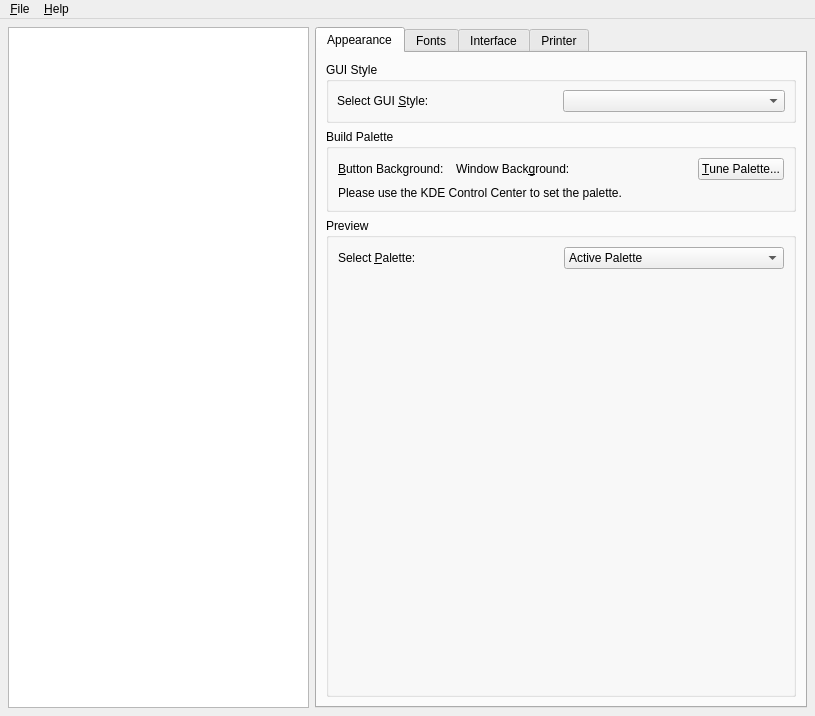
<?xml version="1.0" encoding="UTF-8"?>
<ui version="4.0">
 <comment>*********************************************************************
**
** Copyright (C) 2014 Digia Plc and/or its subsidiary(-ies).
** Contact: http://www.qt-project.org/legal
**
** This file is part of the tools applications of the Qt Toolkit.
**
** $QT_BEGIN_LICENSE:LGPL21$
** Commercial License Usage
** Licensees holding valid commercial Qt licenses may use this file in
** accordance with the commercial license agreement provided with the
** Software or, alternatively, in accordance with the terms contained in
** a written agreement between you and Digia. For licensing terms and
** conditions see http://qt.digia.com/licensing. For further information
** use the contact form at http://qt.digia.com/contact-us.
**
** GNU Lesser General Public License Usage
** Alternatively, this file may be used under the terms of the GNU Lesser
** General Public License version 2.1 or version 3 as published by the Free
** Software Foundation and appearing in the file LICENSE.LGPLv21 and
** LICENSE.LGPLv3 included in the packaging of this file. Please review the
** following information to ensure the GNU Lesser General Public License
** requirements will be met: https://www.gnu.org/licenses/lgpl.html and
** http://www.gnu.org/licenses/old-licenses/lgpl-2.1.html.
**
** In addition, as a special exception, Digia gives you certain additional
** rights. These rights are described in the Digia Qt LGPL Exception
** version 1.1, included in the file LGPL_EXCEPTION.txt in this package.
**
** $QT_END_LICENSE$
**
*********************************************************************</comment>
 <class>MainWindow</class>
 <widget class="QMainWindow" name="MainWindow">
  <property name="geometry">
   <rect>
    <x>0</x>
    <y>0</y>
    <width>815</width>
    <height>716</height>
   </rect>
  </property>
  <property name="windowTitle">
   <string>Qt Configuration</string>
  </property>
  <widget class="QWidget" name="widget">
   <layout class="QGridLayout" name="gridLayout">
    <property name="margin">
     <number>8</number>
    </property>
    <item row="0" column="0">
     <widget class="QTextEdit" name="helpView">
      <property name="minimumSize">
       <size>
        <width>200</width>
        <height>0</height>
       </size>
      </property>
      <property name="readOnly">
       <bool>true</bool>
      </property>
     </widget>
    </item>
    <item row="0" column="1">
     <widget class="QTabWidget" name="mainTabWidget">
      <property name="currentIndex">
       <number>0</number>
      </property>
      <widget class="QWidget" name="appearanceTab">
       <attribute name="title">
        <string>Appearance</string>
       </attribute>
       <layout class="QGridLayout" name="gridLayout_5">
        <item row="0" column="0">
         <widget class="QGroupBox" name="guiStyleGroup">
          <property name="sizePolicy">
           <sizepolicy hsizetype="Minimum" vsizetype="Preferred">
            <horstretch>0</horstretch>
            <verstretch>0</verstretch>
           </sizepolicy>
          </property>
          <property name="minimumSize">
           <size>
            <width>0</width>
            <height>0</height>
           </size>
          </property>
          <property name="title">
           <string>GUI Style</string>
          </property>
          <layout class="QHBoxLayout">
           <property name="spacing">
            <number>4</number>
           </property>
           <property name="margin">
            <number>8</number>
           </property>
           <item>
            <widget class="QLabel" name="guiStyleLabel">
             <property name="minimumSize">
              <size>
               <width>0</width>
               <height>0</height>
              </size>
             </property>
             <property name="text">
              <string>Select GUI &amp;Style:</string>
             </property>
             <property name="buddy">
              <cstring>guiStyleCombo</cstring>
             </property>
            </widget>
           </item>
           <item>
            <widget class="QComboBox" name="guiStyleCombo"/>
           </item>
          </layout>
         </widget>
        </item>
        <item row="3" column="0">
         <widget class="QGroupBox" name="previewGroup">
          <property name="sizePolicy">
           <sizepolicy hsizetype="Preferred" vsizetype="Expanding">
            <horstretch>0</horstretch>
            <verstretch>0</verstretch>
           </sizepolicy>
          </property>
          <property name="title">
           <string>Preview</string>
          </property>
          <layout class="QGridLayout" name="gridLayout_4">
           <item row="0" column="0">
            <widget class="QLabel" name="paletteLabel">
             <property name="text">
              <string>Select &amp;Palette:</string>
             </property>
             <property name="buddy">
              <cstring>paletteCombo</cstring>
             </property>
            </widget>
           </item>
           <item row="0" column="1">
            <widget class="QComboBox" name="paletteCombo">
             <item>
              <property name="text">
               <string>Active Palette</string>
              </property>
             </item>
             <item>
              <property name="text">
               <string>Inactive Palette</string>
              </property>
             </item>
             <item>
              <property name="text">
               <string>Disabled Palette</string>
              </property>
             </item>
            </widget>
           </item>
           <item row="1" column="0" colspan="2">
            <widget class="PreviewFrame" name="previewFrame" native="true">
             <property name="sizePolicy">
              <sizepolicy hsizetype="Expanding" vsizetype="Expanding">
               <horstretch>0</horstretch>
               <verstretch>0</verstretch>
              </sizepolicy>
             </property>
             <property name="minimumSize">
              <size>
               <width>410</width>
               <height>260</height>
              </size>
             </property>
            </widget>
           </item>
          </layout>
         </widget>
        </item>
        <item row="1" column="0">
         <widget class="QGroupBox" name="buildPaletteGroup">
          <property name="sizePolicy">
           <sizepolicy hsizetype="Preferred" vsizetype="Maximum">
            <horstretch>0</horstretch>
            <verstretch>0</verstretch>
           </sizepolicy>
          </property>
          <property name="minimumSize">
           <size>
            <width>400</width>
            <height>0</height>
           </size>
          </property>
          <property name="title">
           <string>Build Palette</string>
          </property>
          <layout class="QVBoxLayout" name="verticalLayout_2">
           <item>
            <widget class="QWidget" name="colorConfig" native="true">
             <layout class="QHBoxLayout" name="horizontalLayout_2">
              <property name="margin">
               <number>0</number>
              </property>
              <item>
               <widget class="QLabel" name="labelMainColor">
                <property name="text">
                 <string>&amp;Button Background:</string>
                </property>
                <property name="buddy">
                 <cstring>buttonMainColor</cstring>
                </property>
               </widget>
              </item>
              <item>
               <widget class="ColorButton" name="buttonMainColor" native="true"/>
              </item>
              <item>
               <widget class="QLabel" name="labelWindowColor">
                <property name="sizePolicy">
                 <sizepolicy hsizetype="Minimum" vsizetype="Minimum">
                  <horstretch>0</horstretch>
                  <verstretch>0</verstretch>
                 </sizepolicy>
                </property>
                <property name="minimumSize">
                 <size>
                  <width>50</width>
                  <height>0</height>
                 </size>
                </property>
                <property name="lineWidth">
                 <number>1</number>
                </property>
                <property name="midLineWidth">
                 <number>0</number>
                </property>
                <property name="text">
                 <string>Window Back&amp;ground:</string>
                </property>
                <property name="alignment">
                 <set>Qt::AlignVCenter</set>
                </property>
                <property name="margin">
                 <number>0</number>
                </property>
                <property name="buddy">
                 <cstring>buttonWindowColor</cstring>
                </property>
               </widget>
              </item>
              <item>
               <widget class="ColorButton" name="buttonWindowColor" native="true"/>
              </item>
              <item>
               <spacer name="spacer">
                <property name="orientation">
                 <enum>Qt::Horizontal</enum>
                </property>
                <property name="sizeType">
                 <enum>QSizePolicy::Expanding</enum>
                </property>
                <property name="sizeHint" stdset="0">
                 <size>
                  <width>70</width>
                  <height>20</height>
                 </size>
                </property>
               </spacer>
              </item>
              <item>
               <widget class="QPushButton" name="tunePaletteButton">
                <property name="text">
                 <string>&amp;Tune Palette...</string>
                </property>
               </widget>
              </item>
             </layout>
            </widget>
           </item>
           <item>
            <widget class="QLabel" name="kdeNoteLabel">
             <property name="text">
              <string>Please use the KDE Control Center to set the palette.</string>
             </property>
            </widget>
           </item>
          </layout>
         </widget>
        </item>
       </layout>
      </widget>
      <widget class="QWidget" name="fontsTab">
       <attribute name="title">
        <string>Fonts</string>
       </attribute>
       <layout class="QVBoxLayout">
        <item>
         <widget class="QGroupBox" name="defaultFontGroup">
          <property name="title">
           <string>Default Font</string>
          </property>
          <layout class="QGridLayout">
           <property name="margin">
            <number>8</number>
           </property>
           <property name="spacing">
            <number>4</number>
           </property>
           <item row="1" column="1">
            <widget class="QComboBox" name="fontStyleCombo">
             <property name="autoCompletion">
              <bool>true</bool>
             </property>
             <property name="duplicatesEnabled">
              <bool>false</bool>
             </property>
            </widget>
           </item>
           <item row="0" column="1">
            <widget class="QComboBox" name="fontFamilyCombo">
             <property name="autoCompletion">
              <bool>true</bool>
             </property>
             <property name="duplicatesEnabled">
              <bool>false</bool>
             </property>
            </widget>
           </item>
           <item row="2" column="1">
            <widget class="QComboBox" name="pointSizeCombo">
             <property name="editable">
              <bool>true</bool>
             </property>
             <property name="autoCompletion">
              <bool>true</bool>
             </property>
             <property name="duplicatesEnabled">
              <bool>false</bool>
             </property>
            </widget>
           </item>
           <item row="1" column="0">
            <widget class="QLabel" name="fontStyleLabel">
             <property name="text">
              <string>&amp;Style:</string>
             </property>
             <property name="buddy">
              <cstring>fontStyleCombo</cstring>
             </property>
            </widget>
           </item>
           <item row="2" column="0">
            <widget class="QLabel" name="pointSizeLabel">
             <property name="text">
              <string>&amp;Point Size:</string>
             </property>
             <property name="buddy">
              <cstring>pointSizeCombo</cstring>
             </property>
            </widget>
           </item>
           <item row="0" column="0">
            <widget class="QLabel" name="fontFamilyLabel">
             <property name="text">
              <string>F&amp;amily:</string>
             </property>
             <property name="buddy">
              <cstring>fontFamilyCombo</cstring>
             </property>
            </widget>
           </item>
           <item row="3" column="0" colspan="2">
            <widget class="QLineEdit" name="sampleLineEdit">
             <property name="text">
              <string>Sample Text</string>
             </property>
             <property name="alignment">
              <set>Qt::AlignHCenter</set>
             </property>
            </widget>
           </item>
          </layout>
         </widget>
        </item>
        <item>
         <widget class="QGroupBox" name="fontSubstitutionGroup">
          <property name="title">
           <string>Font Substitution</string>
          </property>
          <layout class="QVBoxLayout">
           <property name="spacing">
            <number>4</number>
           </property>
           <property name="margin">
            <number>8</number>
           </property>
           <item>
            <layout class="QHBoxLayout">
             <property name="spacing">
              <number>4</number>
             </property>
             <property name="margin">
              <number>0</number>
             </property>
             <item>
              <widget class="QLabel" name="familySubstitutionLabel">
               <property name="text">
                <string>S&amp;elect or Enter a Family:</string>
               </property>
               <property name="buddy">
                <cstring>familySubstitutionCombo</cstring>
               </property>
              </widget>
             </item>
             <item>
              <widget class="QComboBox" name="familySubstitutionCombo">
               <property name="editable">
                <bool>true</bool>
               </property>
               <property name="autoCompletion">
                <bool>true</bool>
               </property>
               <property name="duplicatesEnabled">
                <bool>false</bool>
               </property>
              </widget>
             </item>
            </layout>
           </item>
           <item>
            <widget class="Line" name="Line1">
             <property name="frameShape">
              <enum>QFrame::HLine</enum>
             </property>
             <property name="frameShadow">
              <enum>QFrame::Sunken</enum>
             </property>
             <property name="orientation">
              <enum>Qt::Horizontal</enum>
             </property>
            </widget>
           </item>
           <item>
            <widget class="QLabel" name="substitutionsLabel">
             <property name="text">
              <string>Current Substitutions:</string>
             </property>
            </widget>
           </item>
           <item>
            <widget class="QListWidget" name="substitutionsListBox"/>
           </item>
           <item>
            <layout class="QHBoxLayout">
             <property name="spacing">
              <number>4</number>
             </property>
             <property name="margin">
              <number>0</number>
             </property>
             <item>
              <widget class="QPushButton" name="upSubstitutionButton">
               <property name="text">
                <string>Up</string>
               </property>
              </widget>
             </item>
             <item>
              <widget class="QPushButton" name="downSubstitutionButton">
               <property name="text">
                <string>Down</string>
               </property>
              </widget>
             </item>
             <item>
              <widget class="QPushButton" name="removeSubstitutionButton">
               <property name="text">
                <string>Remove</string>
               </property>
              </widget>
             </item>
            </layout>
           </item>
           <item>
            <widget class="Line" name="Line2">
             <property name="frameShape">
              <enum>QFrame::HLine</enum>
             </property>
             <property name="frameShadow">
              <enum>QFrame::Sunken</enum>
             </property>
             <property name="orientation">
              <enum>Qt::Horizontal</enum>
             </property>
            </widget>
           </item>
           <item>
            <layout class="QHBoxLayout">
             <property name="spacing">
              <number>4</number>
             </property>
             <property name="margin">
              <number>0</number>
             </property>
             <item>
              <widget class="QLabel" name="chooseSubstitutionLabel">
               <property name="text">
                <string>Select s&amp;ubstitute Family:</string>
               </property>
               <property name="buddy">
                <cstring>chooseSubstitutionCombo</cstring>
               </property>
              </widget>
             </item>
             <item>
              <widget class="QComboBox" name="chooseSubstitutionCombo">
               <property name="autoCompletion">
                <bool>true</bool>
               </property>
               <property name="duplicatesEnabled">
                <bool>false</bool>
               </property>
              </widget>
             </item>
             <item>
              <widget class="QPushButton" name="addSubstitutionButton">
               <property name="text">
                <string>Add</string>
               </property>
              </widget>
             </item>
            </layout>
           </item>
          </layout>
         </widget>
        </item>
       </layout>
      </widget>
      <widget class="QWidget" name="interfaceTab">
       <attribute name="title">
        <string>Interface</string>
       </attribute>
       <layout class="QVBoxLayout">
        <item>
         <widget class="QGroupBox" name="feelSettingsGroup">
          <property name="title">
           <string>Feel Settings</string>
          </property>
          <layout class="QGridLayout">
           <property name="margin">
            <number>8</number>
           </property>
           <property name="spacing">
            <number>4</number>
           </property>
           <item row="0" column="1">
            <widget class="QSpinBox" name="doubleClickIntervalSpinBox">
             <property name="suffix">
              <string> ms</string>
             </property>
             <property name="minimum">
              <number>10</number>
             </property>
             <property name="maximum">
              <number>10000</number>
             </property>
            </widget>
           </item>
           <item row="0" column="0">
            <widget class="QLabel" name="doubleClickIntervalLabel">
             <property name="text">
              <string>&amp;Double Click Interval:</string>
             </property>
             <property name="buddy">
              <cstring>doubleClickIntervalSpinBox</cstring>
             </property>
            </widget>
           </item>
           <item row="1" column="1">
            <widget class="QSpinBox" name="cursorFlashTimeSpinBox">
             <property name="specialValueText">
              <string>No blinking</string>
             </property>
             <property name="suffix">
              <string> ms</string>
             </property>
             <property name="minimum">
              <number>9</number>
             </property>
             <property name="maximum">
              <number>10000</number>
             </property>
            </widget>
           </item>
           <item row="1" column="0">
            <widget class="QLabel" name="cursorFlashTimeLabel">
             <property name="text">
              <string>&amp;Cursor Flash Time:</string>
             </property>
             <property name="buddy">
              <cstring>cursorFlashTimeSpinBox</cstring>
             </property>
            </widget>
           </item>
           <item row="2" column="1">
            <widget class="QSpinBox" name="wheelScrollLinesSpinBox">
             <property name="suffix">
              <string> lines</string>
             </property>
             <property name="minimum">
              <number>1</number>
             </property>
             <property name="maximum">
              <number>20</number>
             </property>
            </widget>
           </item>
           <item row="2" column="0">
            <widget class="QLabel" name="wheelScrollLinesLabel">
             <property name="text">
              <string>Wheel &amp;Scroll Lines:</string>
             </property>
             <property name="buddy">
              <cstring>wheelScrollLinesSpinBox</cstring>
             </property>
            </widget>
           </item>
           <item row="3" column="0" colspan="2">
            <widget class="QCheckBox" name="resolveLinksCheckBox">
             <property name="text">
              <string>Resolve symlinks in URLs</string>
             </property>
            </widget>
           </item>
          </layout>
         </widget>
        </item>
        <item>
         <widget class="QGroupBox" name="guiEffectsGroup">
          <property name="title">
           <string>GUI Effects</string>
          </property>
          <layout class="QVBoxLayout">
           <property name="spacing">
            <number>4</number>
           </property>
           <property name="margin">
            <number>8</number>
           </property>
           <item>
            <widget class="QCheckBox" name="effectsCheckBox">
             <property name="text">
              <string>&amp;Enable</string>
             </property>
             <property name="shortcut">
              <string>Alt+E</string>
             </property>
            </widget>
           </item>
           <item>
            <widget class="QFrame" name="effectsFrame">
             <layout class="QGridLayout">
              <property name="spacing">
               <number>4</number>
              </property>
              <item row="0" column="0">
               <widget class="QLabel" name="menuEffectLabel">
                <property name="text">
                 <string>&amp;Menu Effect:</string>
                </property>
                <property name="buddy">
                 <cstring>menuEffectCombo</cstring>
                </property>
               </widget>
              </item>
              <item row="1" column="0">
               <widget class="QLabel" name="comboEffectLabel">
                <property name="text">
                 <string>C&amp;omboBox Effect:</string>
                </property>
                <property name="buddy">
                 <cstring>comboEffectCombo</cstring>
                </property>
               </widget>
              </item>
              <item row="2" column="0">
               <widget class="QLabel" name="toolTipEffectLabel">
                <property name="text">
                 <string>&amp;ToolTip Effect:</string>
                </property>
                <property name="buddy">
                 <cstring>toolTipEffectCombo</cstring>
                </property>
               </widget>
              </item>
              <item row="3" column="0">
               <widget class="QLabel" name="toolBoxEffectLabel">
                <property name="text">
                 <string>Tool&amp;Box Effect:</string>
                </property>
                <property name="buddy">
                 <cstring>toolBoxEffectCombo</cstring>
                </property>
               </widget>
              </item>
              <item row="0" column="1">
               <widget class="QComboBox" name="menuEffectCombo">
                <property name="currentIndex">
                 <number>0</number>
                </property>
                <property name="autoCompletion">
                 <bool>true</bool>
                </property>
                <item>
                 <property name="text">
                  <string>Disable</string>
                 </property>
                </item>
                <item>
                 <property name="text">
                  <string>Animate</string>
                 </property>
                </item>
                <item>
                 <property name="text">
                  <string>Fade</string>
                 </property>
                </item>
               </widget>
              </item>
              <item row="1" column="1">
               <widget class="QComboBox" name="comboEffectCombo">
                <item>
                 <property name="text">
                  <string>Disable</string>
                 </property>
                </item>
                <item>
                 <property name="text">
                  <string>Animate</string>
                 </property>
                </item>
               </widget>
              </item>
              <item row="2" column="1">
               <widget class="QComboBox" name="toolTipEffectCombo">
                <item>
                 <property name="text">
                  <string>Disable</string>
                 </property>
                </item>
                <item>
                 <property name="text">
                  <string>Animate</string>
                 </property>
                </item>
                <item>
                 <property name="text">
                  <string>Fade</string>
                 </property>
                </item>
               </widget>
              </item>
              <item row="3" column="1">
               <widget class="QComboBox" name="toolBoxEffectCombo">
                <item>
                 <property name="text">
                  <string>Disable</string>
                 </property>
                </item>
                <item>
                 <property name="text">
                  <string>Animate</string>
                 </property>
                </item>
               </widget>
              </item>
             </layout>
            </widget>
           </item>
          </layout>
         </widget>
        </item>
        <item>
         <widget class="QGroupBox" name="globalStrutGroup">
          <property name="title">
           <string>Global Strut</string>
          </property>
          <layout class="QGridLayout">
           <property name="margin">
            <number>8</number>
           </property>
           <property name="spacing">
            <number>4</number>
           </property>
           <item row="0" column="0">
            <widget class="QLabel" name="strutWidthLabel">
             <property name="text">
              <string>Minimum &amp;Width:</string>
             </property>
             <property name="buddy">
              <cstring>strutWidthSpinBox</cstring>
             </property>
            </widget>
           </item>
           <item row="1" column="0">
            <widget class="QLabel" name="strutHeightLabel">
             <property name="text">
              <string>Minimum Hei&amp;ght:</string>
             </property>
             <property name="buddy">
              <cstring>strutHeightSpinBox</cstring>
             </property>
            </widget>
           </item>
           <item row="0" column="1">
            <widget class="QSpinBox" name="strutWidthSpinBox">
             <property name="suffix">
              <string> pixels</string>
             </property>
             <property name="maximum">
              <number>1000</number>
             </property>
            </widget>
           </item>
           <item row="1" column="1">
            <widget class="QSpinBox" name="strutHeightSpinBox">
             <property name="suffix">
              <string> pixels</string>
             </property>
             <property name="maximum">
              <number>1000</number>
             </property>
            </widget>
           </item>
          </layout>
         </widget>
        </item>
        <item>
         <widget class="QCheckBox" name="rtlExtensionsCheckBox">
          <property name="text">
           <string>Enhanced support for languages written right-to-left</string>
          </property>
         </widget>
        </item>
        <item>
         <widget class="QLabel" name="inputStyleLabel">
          <property name="text">
           <string>XIM Input Style:</string>
          </property>
         </widget>
        </item>
        <item>
         <widget class="QComboBox" name="inputStyleCombo">
          <property name="currentIndex">
           <number>0</number>
          </property>
          <item>
           <property name="text">
            <string>On The Spot</string>
           </property>
          </item>
          <item>
           <property name="text">
            <string>Over The Spot</string>
           </property>
          </item>
          <item>
           <property name="text">
            <string>Off The Spot</string>
           </property>
          </item>
          <item>
           <property name="text">
            <string>Root</string>
           </property>
          </item>
         </widget>
        </item>
        <item>
         <widget class="QLabel" name="inputMethodLabel">
          <property name="text">
           <string>Default Input Method:</string>
          </property>
         </widget>
        </item>
        <item>
         <widget class="QComboBox" name="inputMethodCombo">
          <property name="currentIndex">
           <number>-1</number>
          </property>
         </widget>
        </item>
        <item>
         <spacer>
          <property name="orientation">
           <enum>Qt::Vertical</enum>
          </property>
          <property name="sizeType">
           <enum>QSizePolicy::Expanding</enum>
          </property>
          <property name="sizeHint" stdset="0">
           <size>
            <width>20</width>
            <height>40</height>
           </size>
          </property>
         </spacer>
        </item>
       </layout>
      </widget>
      <widget class="QWidget" name="printerTab">
       <attribute name="title">
        <string>Printer</string>
       </attribute>
       <layout class="QVBoxLayout">
        <item>
         <widget class="QCheckBox" name="fontEmbeddingCheckBox">
          <property name="text">
           <string>Enable Font embedding</string>
          </property>
          <property name="checked">
           <bool>true</bool>
          </property>
         </widget>
        </item>
        <item>
         <widget class="QGroupBox" name="fontPathsGroup">
          <property name="sizePolicy">
           <sizepolicy hsizetype="Preferred" vsizetype="Expanding">
            <horstretch>0</horstretch>
            <verstretch>0</verstretch>
           </sizepolicy>
          </property>
          <property name="title">
           <string>Font Paths</string>
          </property>
          <layout class="QVBoxLayout">
           <property name="spacing">
            <number>4</number>
           </property>
           <property name="margin">
            <number>8</number>
           </property>
           <item>
            <layout class="QGridLayout">
             <property name="margin">
              <number>0</number>
             </property>
             <property name="spacing">
              <number>4</number>
             </property>
             <item row="1" column="0">
              <widget class="QPushButton" name="upFontpathButton">
               <property name="text">
                <string>Up</string>
               </property>
              </widget>
             </item>
             <item row="1" column="2">
              <widget class="QPushButton" name="removeFontpathButton">
               <property name="text">
                <string>Remove</string>
               </property>
              </widget>
             </item>
             <item row="1" column="1">
              <widget class="QPushButton" name="downFontpathButton">
               <property name="text">
                <string>Down</string>
               </property>
              </widget>
             </item>
             <item row="0" column="0" colspan="3">
              <widget class="QListWidget" name="fontpathListBox"/>
             </item>
            </layout>
           </item>
           <item>
            <layout class="QGridLayout">
             <property name="margin">
              <number>0</number>
             </property>
             <property name="spacing">
              <number>4</number>
             </property>
             <item row="2" column="0">
              <spacer>
               <property name="orientation">
                <enum>Qt::Horizontal</enum>
               </property>
               <property name="sizeType">
                <enum>QSizePolicy::Minimum</enum>
               </property>
               <property name="sizeHint" stdset="0">
                <size>
                 <width>20</width>
                 <height>20</height>
                </size>
               </property>
              </spacer>
             </item>
             <item row="2" column="2">
              <widget class="QPushButton" name="addFontPathButton">
               <property name="text">
                <string>Add</string>
               </property>
              </widget>
             </item>
             <item row="2" column="1">
              <widget class="QPushButton" name="browseFontPathButton">
               <property name="text">
                <string>Browse...</string>
               </property>
              </widget>
             </item>
             <item row="0" column="0" colspan="3">
              <widget class="QLabel" name="browseFontPathLabel">
               <property name="text">
                <string>Press the &lt;b&gt;Browse&lt;/b&gt; button or enter a directory and press Enter to add them to the list.</string>
               </property>
              </widget>
             </item>
             <item row="1" column="0" colspan="3">
              <widget class="QLineEdit" name="fontPathLineEdit"/>
             </item>
            </layout>
           </item>
          </layout>
         </widget>
        </item>
       </layout>
      </widget>
     </widget>
    </item>
   </layout>
  </widget>
  <widget class="QMenuBar" name="mainMenu">
   <property name="geometry">
    <rect>
     <x>0</x>
     <y>0</y>
     <width>815</width>
     <height>19</height>
    </rect>
   </property>
   <widget class="QMenu" name="fileMenu">
    <property name="geometry">
     <rect>
      <x>203</x>
      <y>114</y>
      <width>161</width>
      <height>110</height>
     </rect>
    </property>
    <property name="title">
     <string>&amp;File</string>
    </property>
    <addaction name="fileSaveAction"/>
    <addaction name="separator"/>
    <addaction name="fileExitAction"/>
   </widget>
   <widget class="QMenu" name="saveMenu">
    <property name="geometry">
     <rect>
      <x>543</x>
      <y>98</y>
      <width>161</width>
      <height>106</height>
     </rect>
    </property>
    <property name="title">
     <string>&amp;Help</string>
    </property>
    <addaction name="helpAboutAction"/>
    <addaction name="helpAboutQtAction"/>
   </widget>
   <addaction name="fileMenu"/>
   <addaction name="separator"/>
   <addaction name="saveMenu"/>
  </widget>
  <action name="fileSaveAction">
   <property name="text">
    <string>&amp;Save</string>
   </property>
   <property name="iconText">
    <string>Save</string>
   </property>
   <property name="shortcut">
    <string>Ctrl+S</string>
   </property>
  </action>
  <action name="fileExitAction">
   <property name="text">
    <string>E&amp;xit</string>
   </property>
   <property name="iconText">
    <string>Exit</string>
   </property>
   <property name="shortcut">
    <string>Ctrl+Q</string>
   </property>
  </action>
  <action name="helpAboutAction">
   <property name="text">
    <string>&amp;About</string>
   </property>
   <property name="iconText">
    <string>About</string>
   </property>
   <property name="shortcut">
    <string/>
   </property>
  </action>
  <action name="helpAboutQtAction">
   <property name="text">
    <string>About &amp;Qt</string>
   </property>
   <property name="iconText">
    <string>About Qt</string>
   </property>
  </action>
 </widget>
 <customwidgets>
  <customwidget>
   <class>ColorButton</class>
   <extends></extends>
   <header>colorbutton.h</header>
  </customwidget>
  <customwidget>
   <class>PreviewFrame</class>
   <extends></extends>
   <header>previewframe.h</header>
  </customwidget>
 </customwidgets>
 <tabstops>
  <tabstop>helpView</tabstop>
  <tabstop>mainTabWidget</tabstop>
  <tabstop>guiStyleCombo</tabstop>
  <tabstop>tunePaletteButton</tabstop>
  <tabstop>paletteCombo</tabstop>
  <tabstop>fontFamilyCombo</tabstop>
  <tabstop>fontStyleCombo</tabstop>
  <tabstop>pointSizeCombo</tabstop>
  <tabstop>sampleLineEdit</tabstop>
  <tabstop>familySubstitutionCombo</tabstop>
  <tabstop>substitutionsListBox</tabstop>
  <tabstop>upSubstitutionButton</tabstop>
  <tabstop>downSubstitutionButton</tabstop>
  <tabstop>removeSubstitutionButton</tabstop>
  <tabstop>chooseSubstitutionCombo</tabstop>
  <tabstop>addSubstitutionButton</tabstop>
  <tabstop>doubleClickIntervalSpinBox</tabstop>
  <tabstop>cursorFlashTimeSpinBox</tabstop>
  <tabstop>wheelScrollLinesSpinBox</tabstop>
  <tabstop>resolveLinksCheckBox</tabstop>
  <tabstop>effectsCheckBox</tabstop>
  <tabstop>menuEffectCombo</tabstop>
  <tabstop>comboEffectCombo</tabstop>
  <tabstop>toolTipEffectCombo</tabstop>
  <tabstop>toolBoxEffectCombo</tabstop>
  <tabstop>strutWidthSpinBox</tabstop>
  <tabstop>strutHeightSpinBox</tabstop>
  <tabstop>rtlExtensionsCheckBox</tabstop>
  <tabstop>inputStyleCombo</tabstop>
  <tabstop>inputMethodCombo</tabstop>
  <tabstop>fontEmbeddingCheckBox</tabstop>
  <tabstop>fontpathListBox</tabstop>
  <tabstop>upFontpathButton</tabstop>
  <tabstop>downFontpathButton</tabstop>
  <tabstop>removeFontpathButton</tabstop>
  <tabstop>fontPathLineEdit</tabstop>
  <tabstop>browseFontPathButton</tabstop>
  <tabstop>addFontPathButton</tabstop>
 </tabstops>
 <resources/>
 <connections>
  <connection>
   <sender>effectsCheckBox</sender>
   <signal>toggled(bool)</signal>
   <receiver>effectsFrame</receiver>
   <slot>setEnabled(bool)</slot>
   <hints>
    <hint type="sourcelabel">
     <x>417</x>
     <y>257</y>
    </hint>
    <hint type="destinationlabel">
     <x>578</x>
     <y>379</y>
    </hint>
   </hints>
  </connection>
  <connection>
   <sender>fontEmbeddingCheckBox</sender>
   <signal>toggled(bool)</signal>
   <receiver>fontPathsGroup</receiver>
   <slot>setEnabled(bool)</slot>
   <hints>
    <hint type="sourcelabel">
     <x>449</x>
     <y>69</y>
    </hint>
    <hint type="destinationlabel">
     <x>447</x>
     <y>94</y>
    </hint>
   </hints>
  </connection>
 </connections>
</ui>
